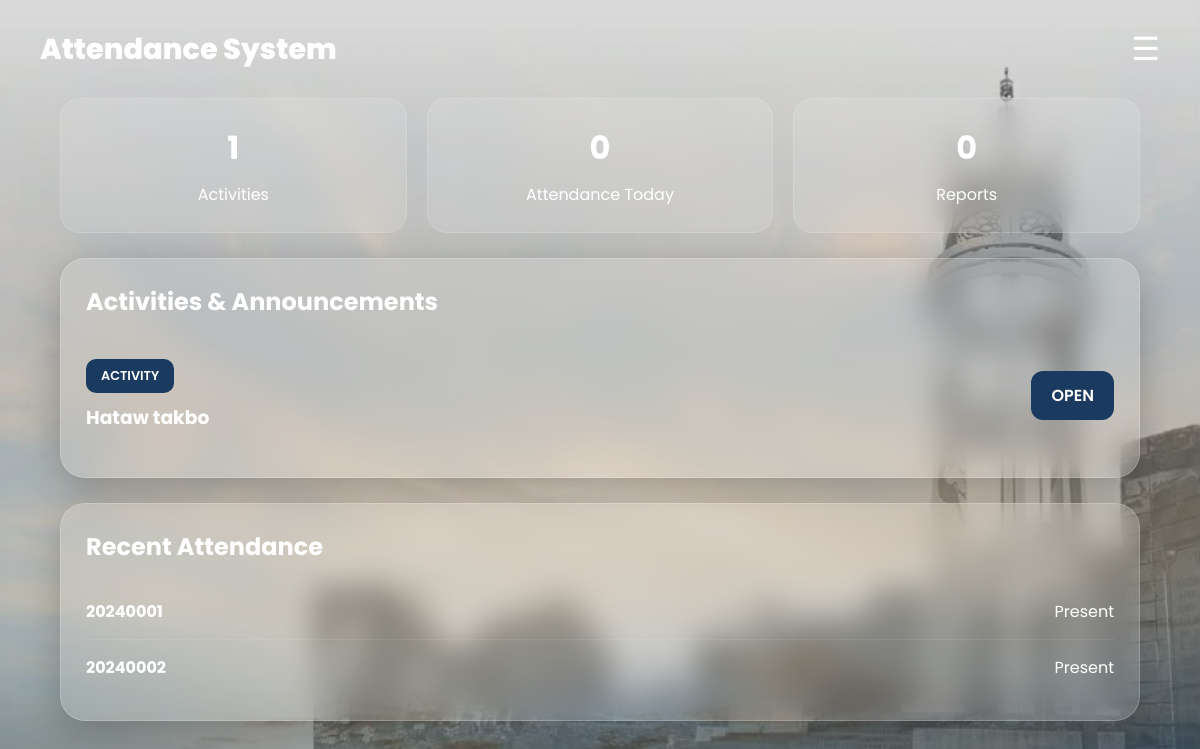
Before: /dashboard.php (signed in) with the older database file.
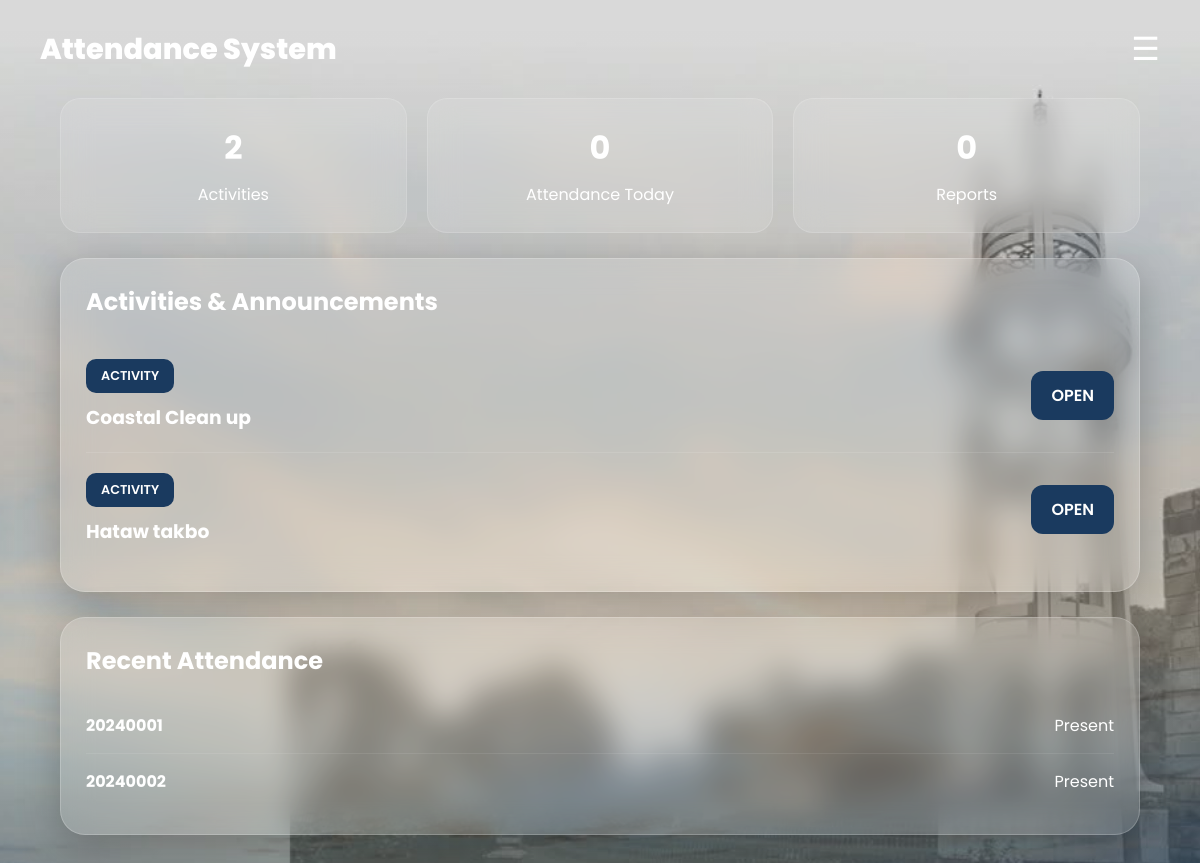
After: the same page with the newer database file.
### tables this page shows
CREATE TABLE activities(
            id INTEGER PRIMARY KEY AUTOINCREMENT,
            name TEXT NOT NULL,
            created_at DATETIME DEFAULT CURRENT_TIMESTAMP
        );

### dashboard.php (the view, shortened to what this page needs)
<?php
require "db.php";
$activities = $db->query("
SELECT *
FROM activities
ORDER BY id DESC
")->fetchAll(PDO::FETCH_ASSOC);
?>
<!DOCTYPE html>
<html lang="en">
<head>
    <link rel="stylesheet" href="styles/dashboard.css">
</head>
<body>
<body>
<header class="topbar">
    <div class="brand">
        Attendance System
    </div>
    <button id="menuBtn">☰</button>
</header>
<div class="dashboard">
    <div class="stats">
        <div class="stat-card">
            <h3><?= count($activities) ?></h3>
            <p>Activities</p>
        </div>
        <div class="stat-card">
            <h3>0</h3>
            <p>Attendance Today</p>
        </div>
        <div class="stat-card">
            <h3>0</h3>
            <p>Reports</p>
        </div>
    </div>
    <section class="dashboard-card">
        <h1>Activities & Announcements</h1>
        <?php if(count($activities) > 0): ?>
            <?php foreach($activities as $activity): ?>
                <div class="activity-row">
                    <div>
                        <span class="badge">
                            ACTIVITY
                        </span>
                        <h3>
                            <?= htmlspecialchars($activity['name']) ?>
                        </h3>
                    </div>
                    <a
                        href="activity.php?id=<?= $activity['id'] ?>"
                        class="view-btn"
                    >
                        OPEN
                    </a>
                </div>
            <?php endforeach; ?>
        <?php else: ?>
            <p>No activities available.</p>
        <?php endif; ?>
    </section>
    <section class="dashboard-card">
        <h2>Recent Attendance</h2>
        <div class="attendance-row">
            <strong>20240001</strong>
            <span>Present</span>
        </div>
        <div class="attendance-row">
            <strong>20240002</strong>
            <span>Present</span>
        </div>
    </section>
</div>
</body>
</html>

### styles/dashboard.css (style rules this page uses)
* { margin:0; padding:0; box-sizing:border-box; font-family:'Poppins',sans-serif; }
body { min-height:100vh; background: linear-gradient( rgba(0,0,0,.15), rgba(0,0,0,.15) ), url("tower.jpg"); background-size:cover; background-position:center; background-attachment:fixed; color:white; }
.topbar { display:flex; justify-content:space-between; align-items:center; padding:25px 40px; }
.brand { font-size:1.8rem; font-weight:800; }
#menuBtn { background:none; border:none; color:white; font-size:2rem; cursor:pointer; }
.dashboard { width:90%; max-width:1400px; margin:auto; padding-bottom:40px; }
.dashboard-card { background: rgba(255,255,255,.12); backdrop-filter: blur(15px); border: 1px solid rgba(255,255,255,.2); border-radius:25px; padding:25px; margin-bottom:25px; box-shadow: 0 12px 40px rgba(0,0,0,.25); }
.dashboard-card h1, .dashboard-card h2 { margin-bottom:20px; }
.activity-row { display:flex; justify-content:space-between; align-items:center; gap:20px; padding:20px 0; border-bottom: 1px solid rgba(255,255,255,.1); }
.activity-row:last-child { border-bottom:none; }
.badge { display:inline-block; background:#1a3a5f; padding:8px 15px; border-radius:10px; margin-bottom:10px; font-size:.8rem; font-weight:600; }
.view-btn { text-decoration:none; background:#1a3a5f; color:white; padding:12px 20px; border-radius:12px; font-weight:600; transition:.3s; }
.attendance-row { display:flex; justify-content:space-between; align-items:center; padding:15px 0; border-bottom: 1px solid rgba(255,255,255,.08); }
.attendance-row:last-child { border-bottom:none; }
.stats { display:grid; grid-template-columns:repeat(3,1fr); gap:20px; margin-bottom:25px; }
.stat-card { background:rgba(255,255,255,.12); backdrop-filter:blur(15px); border:1px solid rgba(255,255,255,.15); border-radius:20px; padding:25px; text-align:center; }
.stat-card h3 { font-size:2rem; margin-bottom:10px; }

Changed rows visible on the page:
added activities: name "Coastal Clean up"
Other visible differences:
count($activities): "1" → "2"
